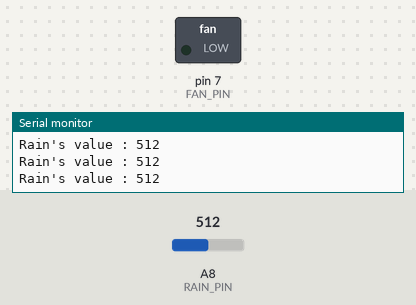
This sketch was run on a simulated Arduino Mega 2560, built with avr-gcc and run on an emulated ATmega2560. Parts: switched loads named in the sketch (green lamp = pin HIGH), the last lines printed to the serial monitor. The inputs (shaded band) are chosen by the test bench; at power-on: A8 (RAIN_PIN) = 512.

Above: at 1.2 s.
1.3 s: A8 (RAIN_PIN) set to 670
2.8 s: A8 (RAIN_PIN) set to 696
At 4.0 s:
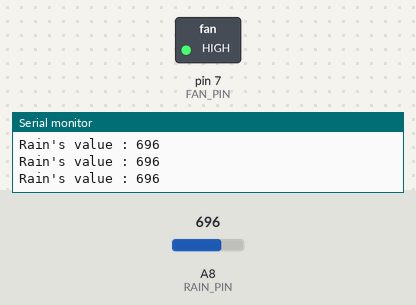
4.3 s: A8 (RAIN_PIN) set to 511
At 5.5 s:
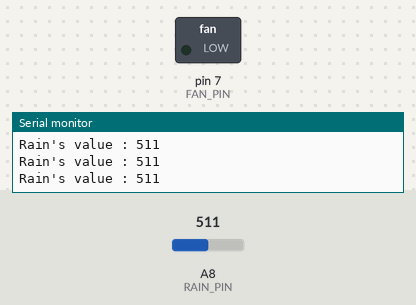
5.8 s: A8 (RAIN_PIN) set to 690
At 7.0 s:
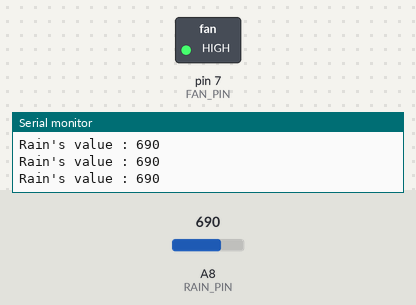
Timing chart, 0 to 8.3 s (numbered marks = the images above; inputs shaded):
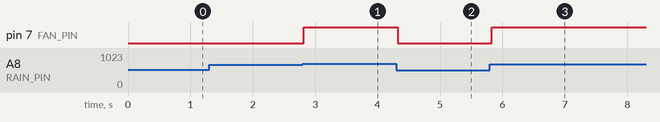

The sketch:

Rain_OK.ino
```cpp
const uint8_t RAIN_PIN = A8;
const uint8_t MOTOR_PIN = 7u;
const uint8_t FAN_PIN = 7;

void setup() {
  Serial.begin(115200UL);
  pinMode(MOTOR_PIN, OUTPUT);
  pinMode(FAN_PIN, OUTPUT);
}

void loop() {
  uint16_t rain_value = analogRead(RAIN_PIN);

  Serial.print(F("Rain's value : "));
  Serial.println(rain_value);

  if (rain_value > 680) {
    digitalWrite(FAN_PIN, HIGH);
  } else {
    digitalWrite(FAN_PIN, LOW);
  }

  delay(100);
}
```

Measured:
- the behaviour switches between 680 and 681 on A8 (RAIN_PIN) (found by bisection; images 0 and 1)
- after the input at 2.8 s, pin 7 (FAN_PIN): LOW → HIGH at once
- after the input at 4.3 s, pin 7 (FAN_PIN): HIGH → LOW at once
- after the input at 5.8 s, pin 7 (FAN_PIN): LOW → HIGH at once
